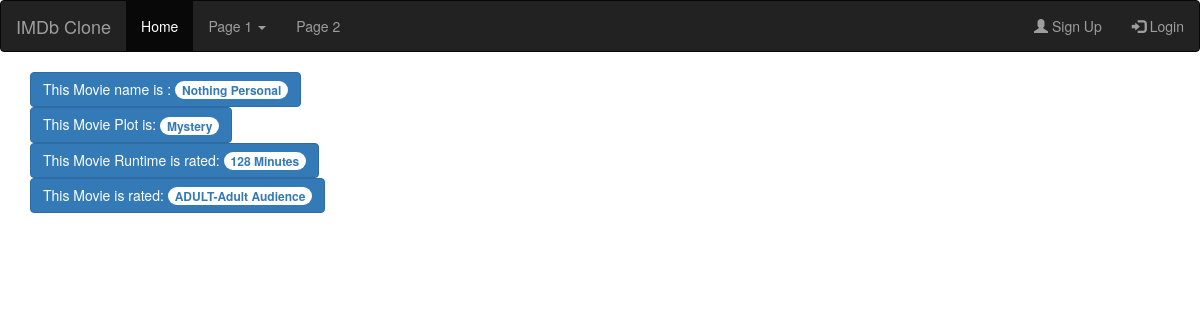
/movie/3/, run on the app's committed database.
### core/models.py (models this page shows, shortened)
class Movie(models.Model):
    NOT_RATED=0
    RATED_G=1
    RATED_PG=2
    RATED_ADULT=3
    RATINGS=(
        (NOT_RATED,'NR-Not Rated'),
        (RATED_G,'G-General Audience'),
        (RATED_PG,'PG-Parental Guidance'),
        (RATED_ADULT,'ADULT-Adult Audience'),
    )
    title=models.CharField(max_length=45)
    rating=models.IntegerField(choices=RATINGS,default=NOT_RATED)
    plot=models.TextField()
    year=models.DateField()
    runtime=models.PositiveIntegerField()
    website=models.URLField(blank=True)

### core/views.py (the view)
# urls.py: path('movie/<int:pk>/', MovieDetailView.as_view(), name='moviedetail'),
class MovieDetailView(DetailView):
    model = Movie
    template_name = "detail_view.html"

### templates/detail_view.html (shortened to what this page needs)
{% extends 'base.html' %}
{% block content %}
<div>
<button type="button" class="btn btn-primary"> This Movie name is :
   <span class="badge badge-light">{{movie.title}}</span>
  </div>
<div>
<button type="button" class="btn btn-primary"> This Movie Plot is:
   <span class="badge badge-light">{{movie.plot}}</span>
  </div>
<div>
<button type="button" class="btn btn-primary"> This Movie Runtime is rated:
   <span class="badge badge-light">{{movie.runtime}} Minutes</span>
  </div>
</button><div>
<button type="button" class="btn btn-primary"> This Movie is rated:
   <span class="badge badge-light">{{movie.get_rating_display}}</span>
  </div>
{% endblock content %}

### data on the page
Movie: title "Nothing Personal", plot "Mystery", runtime "128", rating "ADULT-Adult Audience"
